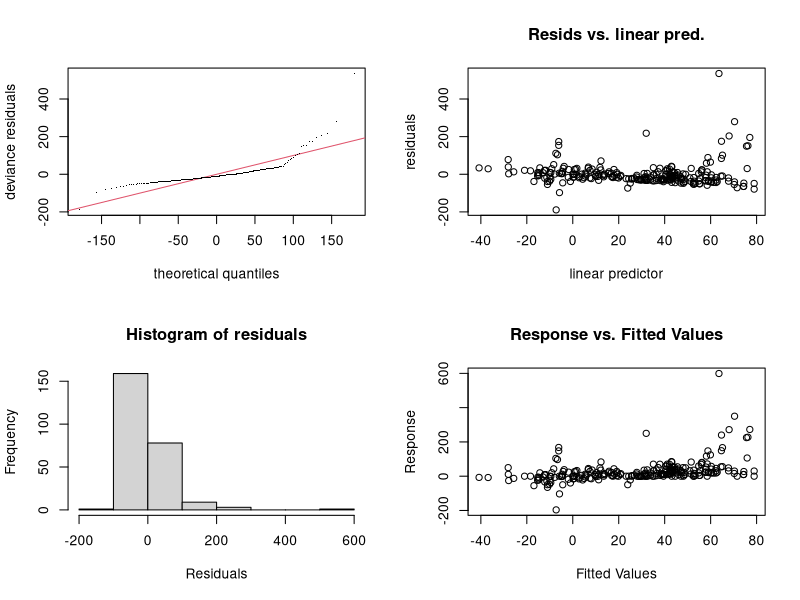
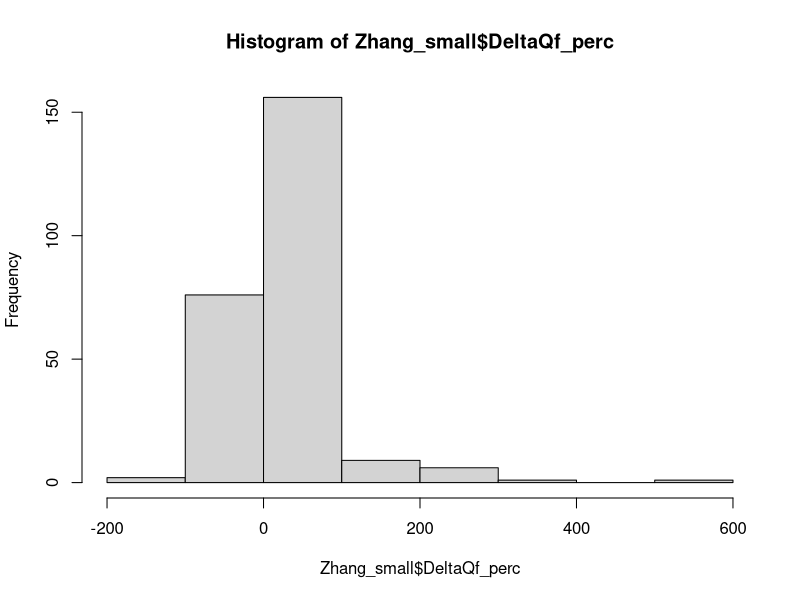
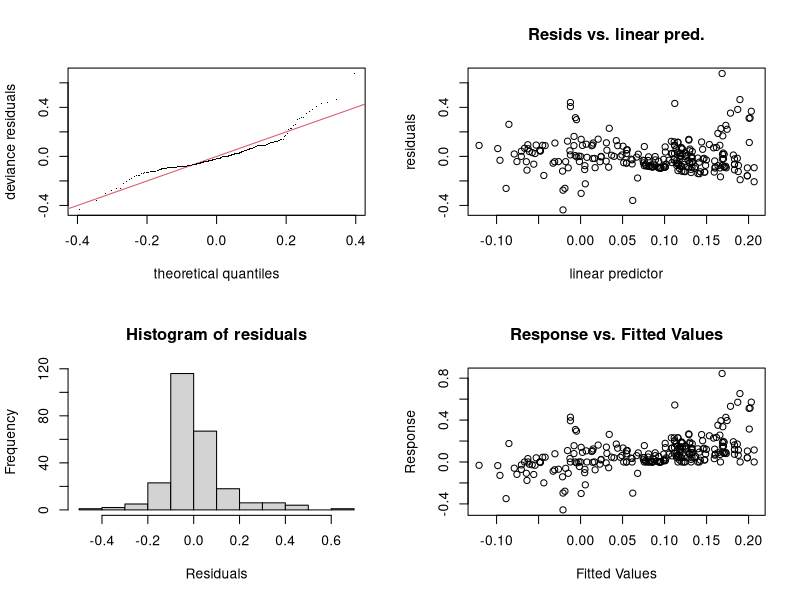
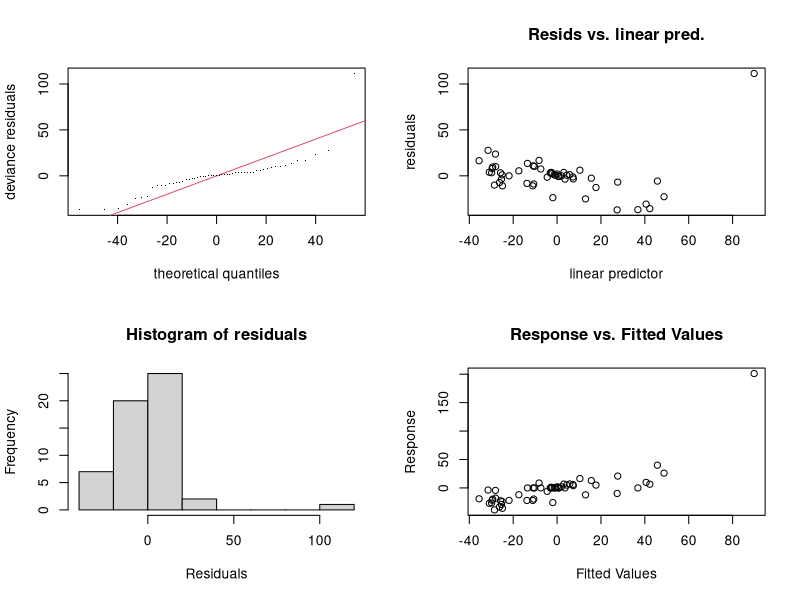
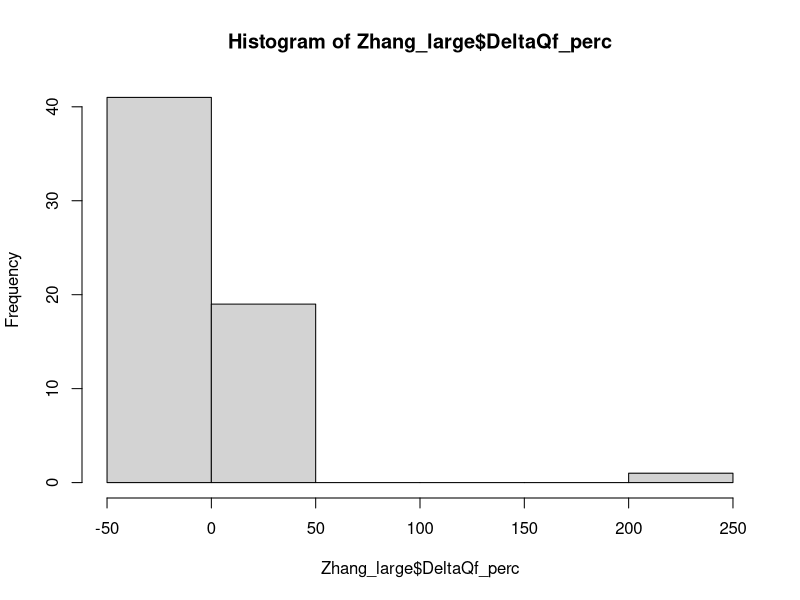
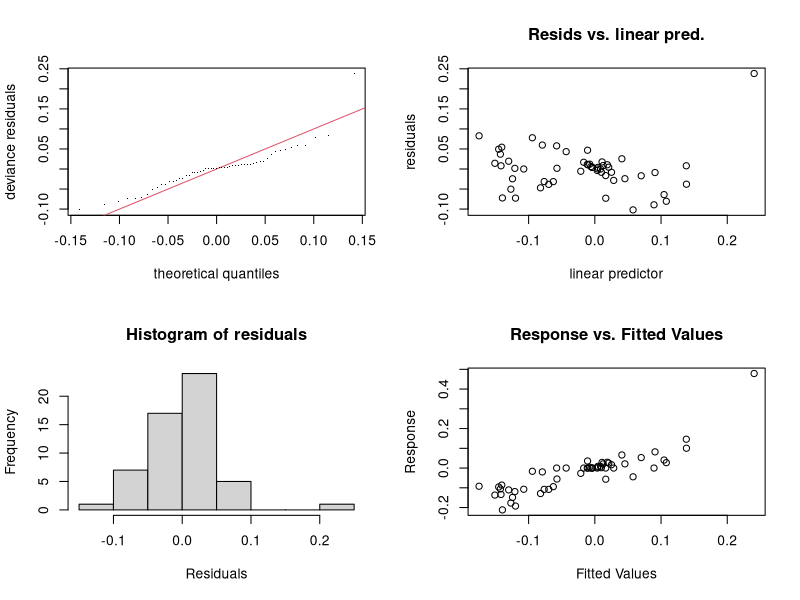
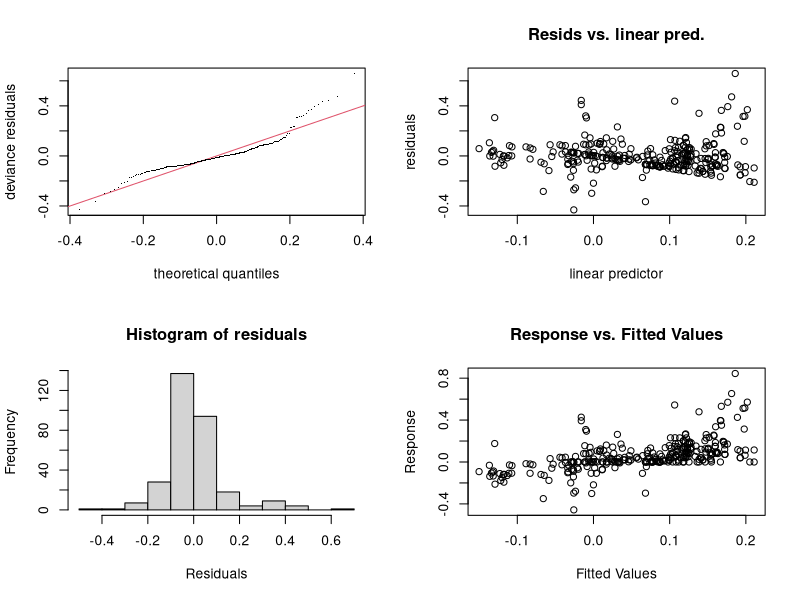

R code for these plots, in order:
## ---- chunk 1
knitr::opts_chunk$set(echo = TRUE)
## ---- chunk 2
require(tidyverse)
require(lubridate)
require(mgcv) # to do the generalise modelling
## ---- chunk 3
Zhang_small <- read_csv("TablesZhangetal2017_small.csv")
Zhang_large <- read_csv("TablesZhangetal2017_large.csv")
## ---- chunk 4
names(Zhang_small)[3:4] <- c("Area_km2", "Pa_mm")
names(Zhang_large)[3:4] <- c("Area_km2", "Pa_mm")
names(Zhang_small)[5:6] <- c("Forest_type", "Hydrological_regime")
names(Zhang_large)[5:6] <- c("Forest_type", "Hydrological_regime")
names(Zhang_small)[9:10] <- c("Precip_data_type", "Assessment_technique")
names(Zhang_large)[9:10] <- c("Precip_data_type", "Assessment_technique")
## ---- chunk 5
linear_model_small <- gam(DeltaQf_perc ~ DeltaF_perc + Area_km2 + Pa_mm + Forest_type + 
                            Hydrological_regime + Precip_data_type +  Assessment_technique, data = Zhang_small)
summary(linear_model_small)
gam.check(linear_model_small)

## ---- chunk 6
hist(Zhang_small$DeltaQf_perc)
min(Zhang_small$DeltaQf_perc)
## ---- chunk 7
linear_model_small_log <- gam(log10(DeltaQf_perc/100 + 1) ~ DeltaF_perc + Area_km2 + Pa_mm + Forest_type + 
                            Hydrological_regime + Precip_data_type +  Assessment_technique, data = Zhang_small)
summary(linear_model_small_log)
gam.check(linear_model_small_log)
## ---- chunk 8
linear_model_large <- gam(DeltaQf_perc ~ DeltaF_perc + Area_km2 + Pa_mm + Forest_type + Hydrological_regime + Precip_data_type +
                    Assessment_technique, data = Zhang_large)
summary(linear_model_large)
gam.check(linear_model_large)
## ---- chunk 9
hist(Zhang_large$DeltaQf_perc)
## ---- chunk 10
linear_model_large_log <- gam(log10(DeltaQf_perc/100+1) ~ DeltaF_perc + Area_km2 + log10(Pa_mm) + Forest_type + Hydrological_regime + Precip_data_type +
                    Assessment_technique, data = Zhang_large)
summary(linear_model_large_log)
gam.check(linear_model_large_log)

## ---- chunk 11
Zhang_all <- bind_rows(Zhang_small, Zhang_large)

linear_model_all_log <- gam(log10(DeltaQf_perc/100+1) ~ DeltaF_perc + Area_km2 + log10(Pa_mm) + Forest_type + Hydrological_regime + Precip_data_type +
                    Assessment_technique, data = Zhang_all)
summary(linear_model_all_log)
gam.check(linear_model_all_log)



